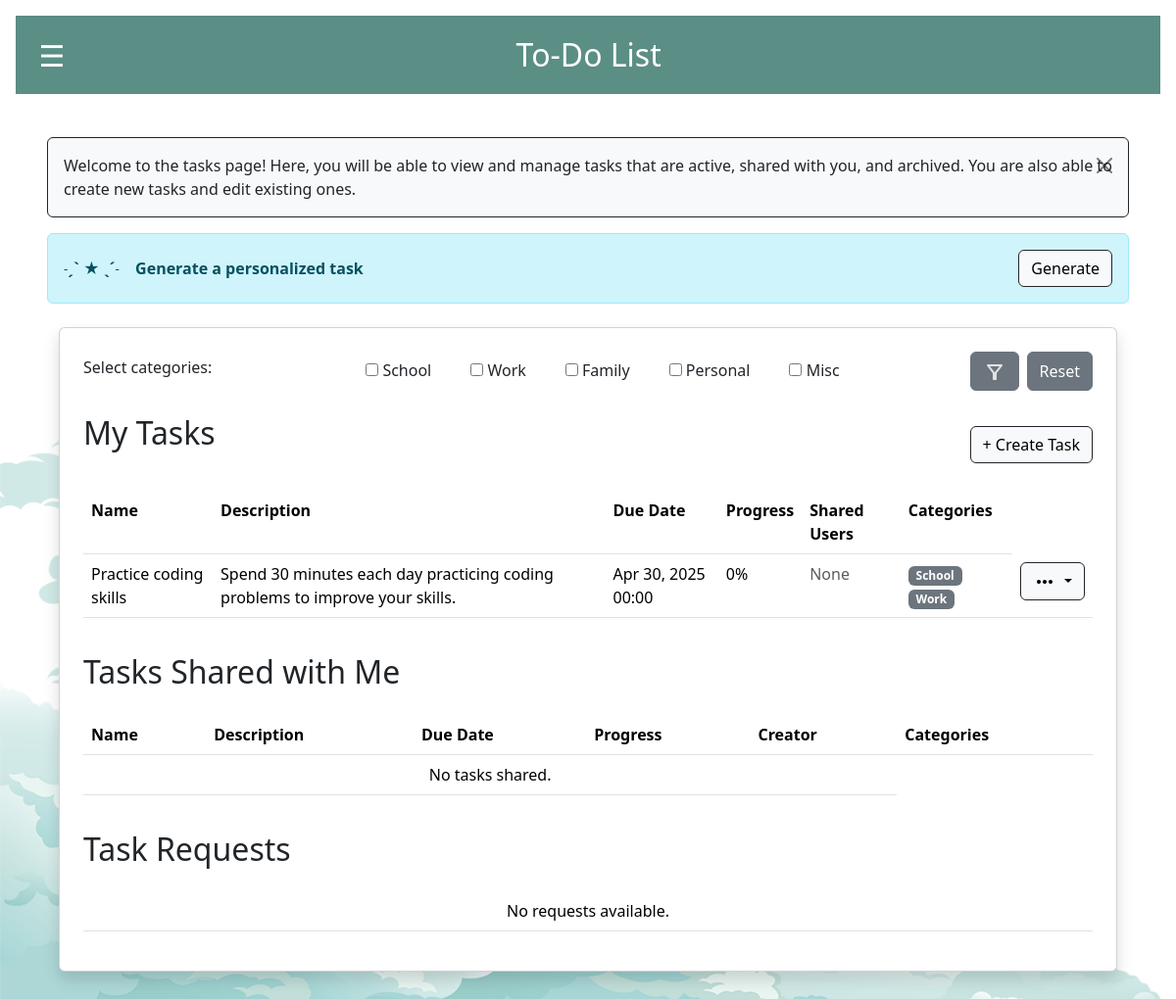
Screenshot of /tasks/ (signed in) with the database file from the repository.
### todoapp/models.py (models this page shows, shortened)
class Category(models.Model):
    name = models.CharField(max_length=50)
    objects = models.Manager()
    def __str__(self):
        return str(self.name or "")

class Task(models.Model):
    name = models.CharField(max_length=255)
    objects = models.Manager()
    creator = models.ForeignKey(User, on_delete=models.CASCADE)
    description = models.TextField()
    due_date = models.DateTimeField()
    progress = models.IntegerField(default=0)
    is_completed = models.BooleanField(default=False)
    is_archived = models.BooleanField(default=False)
    ignore_archive = models.BooleanField(default=False)
    categories = models.ManyToManyField(Category, related_name="tasks", blank=True)
    assigned_users = models.ManyToManyField(User, related_name="assigned_tasks")
    notifications_enabled = models.BooleanField(default=False)
    NOTIFICATION_TIMES = [
        (10, '10 minutes before'),
        (60, '1 hour before'),
        (1440, '1 day before'),
    ]
    NOTIFICATION_TYPES = [
        ('push', 'Push Notification'),
        ('email', 'Email Notification'),
    ]
    notification_time = models.IntegerField(choices=NOTIFICATION_TIMES, default=60)
    notification_type = models.CharField(
        max_length=10,
        choices=NOTIFICATION_TYPES,
        default='push'
    )

### todoapp/views.py (the view)
# urls.py: path('tasks/', views.task_view, name='task_view'),
@login_required(login_url='/')
def task_view(request):
    task_requests = TaskCollabRequest.objects.filter(to_user=request.user)
    has_task = Task.objects.filter(creator=request.user).exists()
    form, filtered_tasks, shared_filtered_tasks, _ = get_filtered_tasks(request)
    suggestion = get_ai_task_suggestion(request)
    suggested_name        = suggestion.get('name','')        if suggestion else ''
    suggested_description = suggestion.get('description','') if suggestion else ''
    suggested_categories  = suggestion.get('categories',[])  if suggestion else []
    return render(request, 'task_view.html', {
        'my_tasks':             filtered_tasks,
        'shared_tasks':         shared_filtered_tasks,
        'task_requests':        task_requests,
        'form':                 form,
        'has_task':             has_task,
        'suggested_name':       suggested_name,
        'suggested_description':suggested_description,
        'suggested_categories': suggested_categories,
    })

### todoapp/forms.py
class FilterTasksForm(forms.Form):
    user_category_filter = forms.ModelMultipleChoiceField(
        queryset=Category.objects.all(),
        widget=forms.CheckboxSelectMultiple,
        required=False,
        label="Select categories:"
    )

### todoapp/context_processors.py (called while the page is built)
def vapid_key(request):
    return {
        'vapid_key': settings.VAPID_PUBLIC_KEY
    }

### todoapp/views.py (called while the page is built, shortened)
def get_ai_task_suggestion(request):
    if 'generate-task' not in request.GET:
        return None

def get_filtered_tasks(request):
    form = FilterTasksForm(request.GET or None)
    my_filtered_tasks = Task.objects.filter(
        creator=request.user,
        is_archived=False
    )
    shared_filtered_tasks = Task.objects.filter(
        assigned_users=request.user,
        is_archived=False
    )
    filtered_archived_tasks = Task.objects.filter(
        is_archived=True
    ).filter(
        Q(creator=request.user) | Q(assigned_users=request.user)
    ).distinct()
    return form, my_filtered_tasks, shared_filtered_tasks, filtered_archived_tasks

### todoapp/templates/task_view.html (shortened to what this page needs)
{% extends 'base.html' %}
{% block content %}
<div class="alert alert-info alert-dismissible fade show d-flex justify-content-between align-items-center flex-wrap gap-2 border border-dark custom-alert" role="alert">
    <p class="mb-0">
      Welcome to the tasks page! Here, you will be able to view and manage tasks that are active, shared with you, and archived. You are also able to create new tasks and edit existing ones.
    </p>
    <button type="button" class="btn-close" data-bs-dismiss="alert" aria-label="Close"></button>
  </div>
  <div class="alert alert-info d-flex justify-content-between align-items-center flex-wrap gap-2">
    {% if suggested_name and has_task %}
        <p class="mb-0 mt-2" title="Personalized tasks are suggested to you based on your activity and patterns! Click 'Add Task' to customize this task and add it to your calendar.">
            <b>˗ˏˋ ★ ˎˊ˗ &ensp; Task Suggestion: &ensp;</b> {{ suggested_name }}
        </p>
        <div class="d-flex gap-2 ms-auto">
            <a href="{% url 'add_task' %}?name={{ suggested_name|urlencode }}&description={{ suggested_description|urlencode }}{% for cat in suggested_categories %}&categories={{ cat|urlencode }}{% endfor %}" class="custom-dark-button">
                Add Task
            </a>
            <form method="get">
                <button name="generate-task" type="submit" class="custom-dark-button">Generate Task</button>
            </form>
        </div>
    {% elif has_task and not suggested_name %}
        <strong>˗ˏˋ ★ ˎˊ˗ &ensp; Generate a personalized task</strong>
        <form method="get" class="ms-auto">
            <button name="generate-task" type="submit" class="custom-dark-button">Generate</button>
        </form>
    {% else %}
        <strong>˗ˏˋ ★ ˎˊ˗ &ensp; Create a task first!</strong>
    {% endif %}
</div>
<div class="container mt-4">
    <div class="card p-4 shadow">
        <div class="filter-form">
            <form method="get" title="Select a category to filter all tasks based on their category assignment." name="filter_tasks" class="d-flex justify-content-between align-items-center flex-wrap gap-2">
                <label class="form-label">{{ form.user_category_filter.label }}</label>
                <div class="d-flex flex-row flex-wrap gap-3">
                    {% for checkbox in form.user_category_filter %}
                        <div class="form-check">
                            {{ checkbox.tag }}
                            <label class="form-check-label">{{ checkbox.choice_label }}</label>
                        </div>
                    {% endfor %}
                </div>
                <div class="d-flex gap-2">
                    <button type="submit" name="make-filter" title="Filter" class="btn btn-secondary">
                        <svg xmlns="http://www.w3.org/2000/svg" height="24px" viewBox="0 -960 960 960" width="24px" fill="#e3e3e3"><path d="M440-160q-17 0-28.5-11.5T400-200v-240L168-736q-15-20-4.5-42t36.5-22h560q26 0 36.5 22t-4.5 42L560-440v240q0 17-11.5 28.5T520-160h-80Zm40-308 198-252H282l198 252Zm0 0Z"/></svg>
                    </button>
                    <button type="button" name="reset-filter" class="btn btn-secondary" onclick="resetFilter()">Reset</button>
                </div>
            </form>
        </div>
        <div class="title-card d-flex justify-content-between align-items-center mt-4 mb-3" style="margin-top:20px;">
            <h2 class="mb-4">My Tasks</h2>
            <a href="{% url 'add_task' %}" class="custom-dark-button">+ Create Task</a>
        </div>
        <div class="table-responsive">
            <table class="table">
                <tbody>
                    <tr>
                        <th>Name</th>
                        <th>Description</th>
                        <th>Due Date</th>
                        <th>Progress</th>
                        <th>Shared Users</th>
                        <th>Categories</th>
                    </tr>
                    {% for task in my_tasks %}
                    <tr>
                        <td>{{ task.name }}</td>
                        <td>{{ task.description }}</td>
                        <td>{{ task.due_date|date:"M d, Y H:i" }}</td>
                        <td>{{ task.progress }}%</td>
                        <td>
                            {% for user in task.assigned_users.all %}
                                <span class="badge bg-secondary">{{ user.username }}</span>
                            {% empty %}
                                <span class="text-muted">None</span>
                            {% endfor %}
                        </td>
                        <td>
                            {% for category in task.categories.all %}
                                <span class="badge bg-secondary">{{ category.name }}</span>
                            {% empty %}
                                <span class="text-muted">None</span>
                            {% endfor %}
                        </td>
                        <td>
                            <div class="btn-group">
                                <button type="button" class="custom-dark-button dropdown-toggle" data-bs-toggle="dropdown" aria-haspopup="true" aria-expanded="false">
                                </button>
                            </div>
                        </td>
                    </tr>
                    {% empty %}
                    <tr>
                        <td colspan="5" class="text-center">No tasks available.</td>
                    </tr>
                    {% endfor %}
                </tbody>
            </table>
        </div>
        <div class="title-card">
            <h2 class="mb-4" style="margin-top:20px;">Tasks Shared with Me</h2>
        </div>
        <div class="table-responsive">
            <table class="table">
                    <tr>
                        <th>Name</th>
                        <th>Description</th>
                        <th>Due Date</th>
                        <th>Progress</th>
                        <th>Creator</th>
                        <th>Categories</th>
                    </tr>
                    {% for task in shared_tasks %}
                    <tr>
                        <td>{{ task.name }}</td>
                        <td>{{ task.description }}</td>
                        <td>{{ task.due_date|date:"M d, Y H:i" }}</td>
                        <td>{{ task.progress }}%</td>
                        <td>{{ task.creator }}</td>
                        <td>
                            {% for category in task.categories.all %}
                                <span class="badge bg-secondary">{{ category.name }}</span>
                            {% empty %}
                                <span class="text-muted">None</span>
                            {% endfor %}
                        </td>
                        <td>
                            <div class="button-container">
                                <a class="btn btn-primary btn-sm" href="{% url 'share_task' task_id=task.id %}">Share</a>
                                <a href="{% url 'exit_task' task_id=task.id %}" class="btn btn-danger btn-sm">Exit</a>
                            </div>
                        </td>
                    </tr>
                    {% empty %}
                    <tr>
                        <td colspan="5" class="text-center">No tasks shared.</td>
                    </tr>
                    {% endfor %}
            </table>
        </div>
        <div class="title-card">
            <h2 class="mb-4" style="margin-top: 20px;">Task Requests</h2>
        </div>
        <div class="table-responsive">
            <table class="table">
                <tbody>
                    {% if task_requests %}
                    <tr>
                        <th>Name</th>
                        <th>Description</th>
                        <th>Due Date</th>
                        <th>Progress</th>
                        <th>Creator</th>
                        <th>Actions</th>
                    </tr>
                    {% for request in task_requests %}
                    <tr>
                        <td>{{ request.task.name }}</td>
                        <td>{{ request.task.description }}</td>
                        <td>{{ request.task.due_date|date:"M d, Y H:i" }}</td>
                        <td>{{ request.task.progress }}</td>
                        <td>Shared from user {{request.task.creator}}</td>
                        <td>
                            <form method="post" action="{% url 'accept_task' request.id %}">
                                {% csrf_token %}
                                <button class="btn btn-primary btn-sm" name="accept_request">Accept</button>
                                <button class="btn btn-danger btn-sm" name="decline_request">Decline</button>
                            </form>
                        </td>
                    </tr>
                    {% endfor %}
                    {% else %}
                    <tr>
                        <td colspan="5" class="text-center">No requests available.</td>
                    </tr>
                    {% endif %}
                </tbody>
            </table>
        </div>
    </div>
</div>
{% endblock %}

### todoapp/static/styles.css (style rules this page uses)
.title-card { display: flex; gap: 10px; }

### todoapp/templates/base.html (style rules this page uses)
body { margin: 0; background-image: url('../static/todolist-background.png'); background-size: cover; background-repeat: no-repeat; }
.table-responsive { overflow-x: unset; }

### rows the page displays
Category: choice_label "School", name "School"
Category: choice_label "Work", name "Work"
Category: choice_label "Family"
Category: choice_label "Personal"
Category: choice_label "Misc"
Task: name "Practice coding skills", description "Spend 30 minutes each day practicing coding problems to improve your skills.", due_date "Apr 30, 2025 00:00", progress "0"
